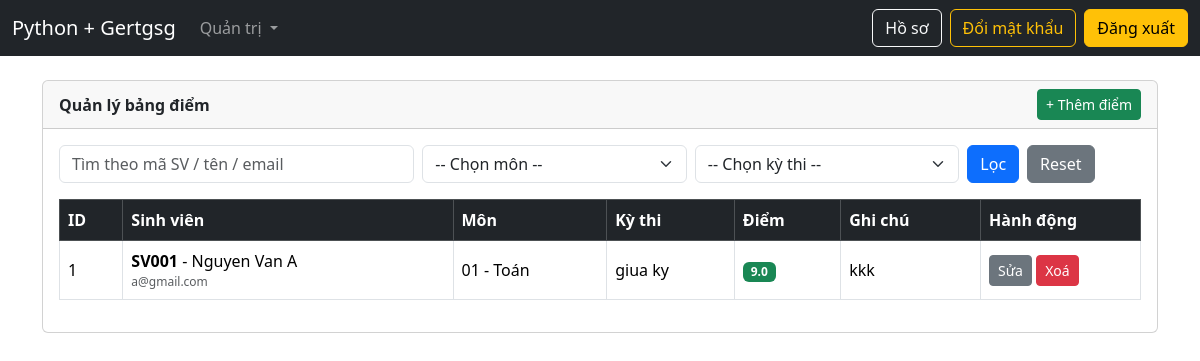
The page /admin/grades (signed in) on the database its author committed.
### models.py (models this page shows, shortened)
class Grade(db.Model):
    __tablename__ = "grades"
    id = db.Column(db.Integer, primary_key=True, autoincrement=True)
    student_id = db.Column(
        db.Integer,
        db.ForeignKey("students.id", ondelete="CASCADE"),
        nullable=False,
        index=True,
    )
    subject_id = db.Column(
        db.Integer,
        db.ForeignKey("subjects.id", ondelete="CASCADE"),
        nullable=False,
        index=True,
    )
    exam_id = db.Column(
        db.Integer,
        db.ForeignKey("exams.id", ondelete="CASCADE"),
        nullable=False,
        index=True,
    )
    score = db.Column(db.Float, nullable=False)
    note = db.Column(db.Text, nullable=True)
    created_at = db.Column(db.DateTime, server_default=db.func.now())
    __table_args__ = (
        db.UniqueConstraint("student_id", "subject_id", "exam_id", name="uq_grade"),
    )
    student = db.relationship("Student", backref=db.backref("grades", lazy=True))
    subject = db.relationship("Subject", backref=db.backref("grades", lazy=True))
    exam = db.relationship("Exam", backref=db.backref("grades", lazy=True))

class Student(UserMixin, db.Model):
    __tablename__ = "students"
    id = db.Column(db.Integer, primary_key=True)
    ma_sv = db.Column(db.String(50), unique=True, nullable=False, index=True)
    ten_sv = db.Column(db.String(255), nullable=False, index=True)
    email = db.Column(db.String(255), unique=True, nullable=False, index=True)
    mat_khau = db.Column(db.String(255), nullable=False)
    role = db.Column(db.String(20), nullable=False, default="student", index=True)
    avatar = db.Column(db.String(255), nullable=True)
    gioi_tinh = db.Column(db.String(10), nullable=True)
    dia_chi = db.Column(db.Text, nullable=True)
    failed_attempts = db.Column(db.Integer, nullable=False, default=0)
    last_failed_at = db.Column(db.DateTime, nullable=True)
    lock_until = db.Column(db.DateTime, nullable=True)
    class_id = db.Column(
        db.Integer,
        db.ForeignKey("classes.id", ondelete="SET NULL"),
        nullable=True,
        index=True,
    )
    class_ = db.relationship("Class", back_populates="students")
    teaching_classes = db.relationship(
        "Class",
        secondary=teacher_classes,
        back_populates="teachers",
        lazy="subquery",
    )

class Subject(db.Model):
    __tablename__ = "subjects"
    id = db.Column(db.Integer, primary_key=True, autoincrement=True)
    code = db.Column(db.String(50), unique=True, nullable=False, index=True)
    name = db.Column(db.String(255), nullable=False, index=True)
    credits = db.Column(db.Integer, nullable=False, default=3)
    description = db.Column(db.Text, nullable=True)

class Exam(db.Model):
    __tablename__ = "exams"
    id = db.Column(db.Integer, primary_key=True, autoincrement=True)
    name = db.Column(db.String(255), nullable=False, index=True)
    exam_date = db.Column(db.Date, nullable=True)
    description = db.Column(db.Text, nullable=True)
    subject_id = db.Column(
        db.Integer,
        db.ForeignKey("subjects.id", ondelete="CASCADE"),
        nullable=False,
        index=True,
    )
    subject = db.relationship("Subject", backref=db.backref("exams", lazy=True))

### admin_routes.py (the view)
@admin_bp.get("/grades")
@login_required
@roles_required("admin")
def admin_grades():
    student_q = (request.args.get("student_q") or "").strip()
    subject_id = (request.args.get("subject_id") or "").strip()
    exam_id = (request.args.get("exam_id") or "").strip()
    query = Grade.query
    if student_q:
        query = query.join(Student).filter(
            (Student.ma_sv.ilike(f"%{student_q}%")) |
            (Student.ten_sv.ilike(f"%{student_q}%")) |
            (Student.email.ilike(f"%{student_q}%"))
        )
    if subject_id.isdigit():
        query = query.filter(Grade.subject_id == int(subject_id))
    if exam_id.isdigit():
        query = query.filter(Grade.exam_id == int(exam_id))
    grades = query.order_by(Grade.id.desc()).all()
    subjects = Subject.query.order_by(Subject.id.desc()).all()
    exams = Exam.query.order_by(Exam.id.desc()).all()
    return render_template(
        "admin/grades.html",
        grades=grades,
        subjects=subjects,
        exams=exams,
        student_q=student_q,
        subject_id=subject_id,
        exam_id=exam_id,
    )

### app.py (called while the page is built)
@app.context_processor
def inject_csrf():
    def form_csrf_token():
        return Markup(f'<input type="hidden" name="csrf_token" value="{generate_csrf()}">')
    return dict(form_csrf_token=form_csrf_token)

@login_manager.user_loader
def load_user(user_id: str):
    try:
        return Student.query.get(int(user_id))
    except Exception:
        return None

### auth.py (called while the page is built)
def roles_required(*roles):
    def decorator(fn):
        @wraps(fn)
        def wrapper(*args, **kwargs):
            if not current_user.is_authenticated:
                abort(401)
            user_role = (getattr(current_user, "role", "") or "").strip().lower()
            if user_role not in [r.lower() for r in roles]:
                abort(403)
            return fn(*args, **kwargs)
        return wrapper
    return decorator

### templates/admin/grades.html (shortened to what this page needs)
{% extends "base.html" %}
{% set title = "Quản lý bảng điểm" %}
{% block content %}
<div class="card text-dark">
  <div class="card-header d-flex justify-content-between align-items-center">
    <b>Quản lý bảng điểm</b>
    <a class="btn btn-success btn-sm" href="{{ url_for('admin.admin_grade_create') }}">+ Thêm điểm</a>
  </div>
  <div class="card-body">
    <form class="row g-2 mb-3" method="GET">
      <div class="col-md-4">
        <input class="form-control" name="student_q" placeholder="Tìm theo mã SV / tên / email"
               value="{{ student_q }}">
      </div>
      <div class="col-md-3">
        <select class="form-select" name="subject_id">
          <option value="">-- Chọn môn --</option>
        </select>
      </div>
      <div class="col-md-3">
        <select class="form-select" name="exam_id">
          <option value="">-- Chọn kỳ thi --</option>
        </select>
      </div>
      <div class="col-md-2 d-flex gap-2">
        <button class="btn btn-primary">Lọc</button>
        <a class="btn btn-secondary" href="{{ url_for('admin.admin_grades') }}">Reset</a>
      </div>
    </form>
    <div class="table-responsive">
      <table class="table table-bordered align-middle">
        <thead class="table-dark">
          <tr>
            <th>ID</th>
            <th>Sinh viên</th>
            <th>Môn</th>
            <th>Kỳ thi</th>
            <th>Điểm</th>
            <th>Ghi chú</th>
            <th style="width:160px;">Hành động</th>
          </tr>
        </thead>
        <tbody>
          {% for g in grades %}
          <tr>
            <td>{{ g.id }}</td>
            <td>
              <b>{{ g.student.ma_sv }}</b> - {{ g.student.ten_sv }}
              <div class="text-muted" style="font-size:12px;">{{ g.student.email }}</div>
            </td>
            <td>{{ g.subject.code if g.subject.code else g.subject.id }} - {{ g.subject.name if g.subject.name else "" }}</td>
            <td>{{ g.exam.name if g.exam.name else ("Kỳ thi #" ~ g.exam.id) }}</td>
            <td><span class="badge bg-success">{{ g.score }}</span></td>
            <td>{{ g.note or "" }}</td>
            <td>
              <a class="btn btn-sm btn-secondary" href="{{ url_for('admin.admin_grade_edit', grade_id=g.id) }}">Sửa</a>
              <form method="POST" action="{{ url_for('admin.admin_grade_delete', grade_id=g.id) }}" style="display:inline;">
                <button class="btn btn-sm btn-danger" onclick="return confirm('Xoá điểm này?')">Xoá</button>
              </form>
            </td>
          </tr>
          {% endfor %}
        </tbody>
      </table>
    </div>
  </div>
</div>
{% endblock %}

### rows shown on the page
Grade: id "1", student.ma_sv "SV001", student.ten_sv "Nguyen Van A", student.email "a@gmail.com", subject "01", subject "Toán", exam "giua ky", score "9.0", note "kkk"
